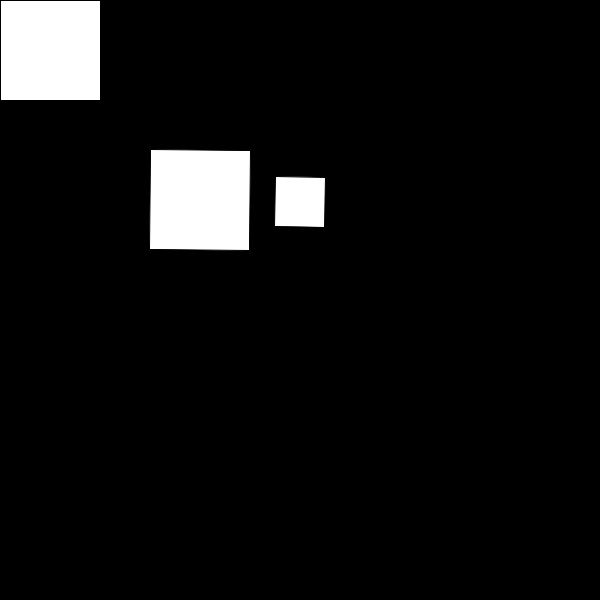
Frame 1 (no input)
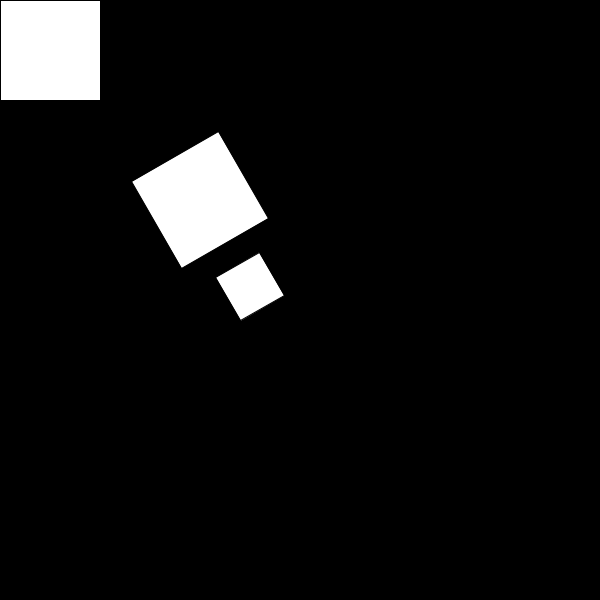
Frame 60 (the mouse pressed at the canvas centre just before this capture)
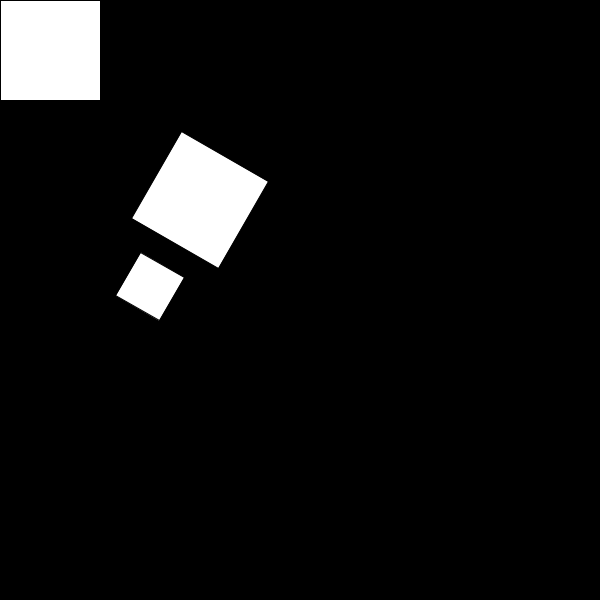
Frame 120 (the mouse held since frame 60 and released just before this capture)

The Processing sketch that drew these frames (run headless with seeded random() and noise(); from frame 60 on, the mouse is pressed at the canvas centre):

// Processing sketch: translate
// ── translate.pde
int pos;
void setup() {
  size(600, 600);
}
void draw() {
  background(0);
  rect(0, 0, 100, 100);
  push(); // aisla, recorta todo lo que está dentro
  rectMode(CENTER);
  translate(200, 200); // UBICACION
  rotate(radians(frameCount)); // sirve para rotar figuras
  rect(0, 0, 100, 100); // GIRA SOBRE SU EJE
  rect(100, 0, 50, 50); // Gira a 100 px del centro

  pop(); // hasta acá
}
